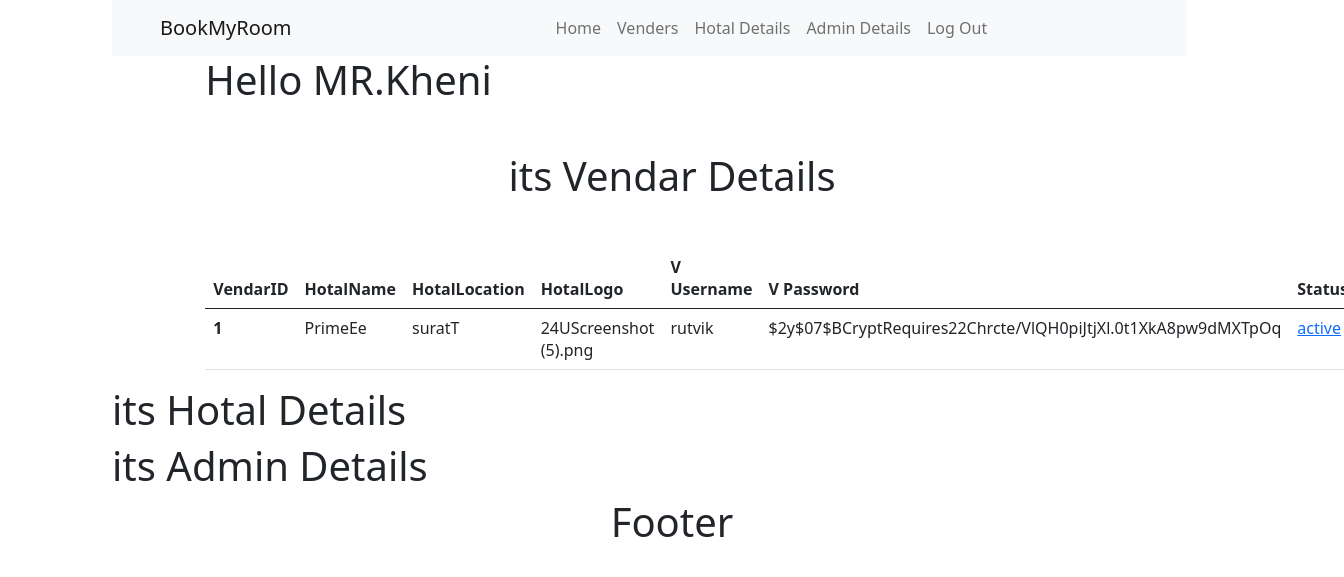
The page /admin/Admin.php (signed in) on the database its author committed.
### tables this page shows
CREATE TABLE `vendar` (
  `vendarID` int(50) NOT NULL,
  `hotalname` varchar(255) NOT NULL,
  `hotallocation` varchar(255) NOT NULL,
  `hotallogo` varchar(255) NOT NULL,
  `vusername` varchar(255) NOT NULL,
  `vpassword` varchar(255) NOT NULL,
  `status` tinyint(1) NOT NULL DEFAULT 0,
  `vendarname` varchar(255) DEFAULT NULL,
  `vendarmobileno` int(10) DEFAULT NULL
);

### admin/Vender.php (the view, shortened to what this page needs)
<?php
include_once "../connectDB.php";
?>
<div class="admins" id="vendorsss">
    <div class="heading m-5 border-1">
        <h1 style="text-align: center;">its Vendar Details</h1>
    </div>
    <div class="venders col-10 mx-auto">
        <table class="table">
            <thead>
                <tr>
                    <th scope="col">VendarID</th>
                    <th scope="col">HotalName</th>
                    <th scope="col">HotalLocation</th>
                    <th scope="col">HotalLogo</th>
                    <th scope="col">V Username</th>
                    <th scope="col">V Password</th>
                    <th scope="col">Status</th>
                </tr>
            </thead>
            <tbody>
                <?php
                $query = "SELECT * FROM vendar";
                $result = mysqli_query($con, $query);
                while ($row = mysqli_fetch_assoc($result)) {
                ?>
                    <tr>
                        <th scope="row"><?= $row["vendarID"] ?></th>
                        <td><?= $row["hotalname"] ?></td>
                        <td><?= $row["hotallocation"] ?></td>
                        <td><?= $row["hotallogo"] ?></td>
                        <td><?= $row["vusername"] ?></td>
                        <td><?= $row["vpassword"] ?></td>
                        <td><a href="admin.php?vusername=<?= $row['vusername'] ?>&status=<?php if (!$row['status']) {
                                                                                                echo true;
                                                                                            } else {
                                                                                                echo false;
                                                                                            } ?>"><?= $row["status"] ? 'active' : 'inactive'   ?></a></td>
                    </tr>
                <?php } ?>
            </tbody>
        </table>
    </div>
</div>

### public/style.css (style rules this page uses)
* { margin: 0px; padding: 0px; box-sizing: border-box; }

### rows shown on the page
vendar: vendarID "1", hotalname "PrimeEe", hotallocation "suratT", hotallogo "24UScreenshot (5).png", vusername "rutvik", vpassword "$2y$07$BCryptRequires22Chrcte/VlQH0piJtjXl.0t1XkA8pw9dMXTpOq", status "active"

### other values the page prints
$_SESSION['admin'] "Kheni"
